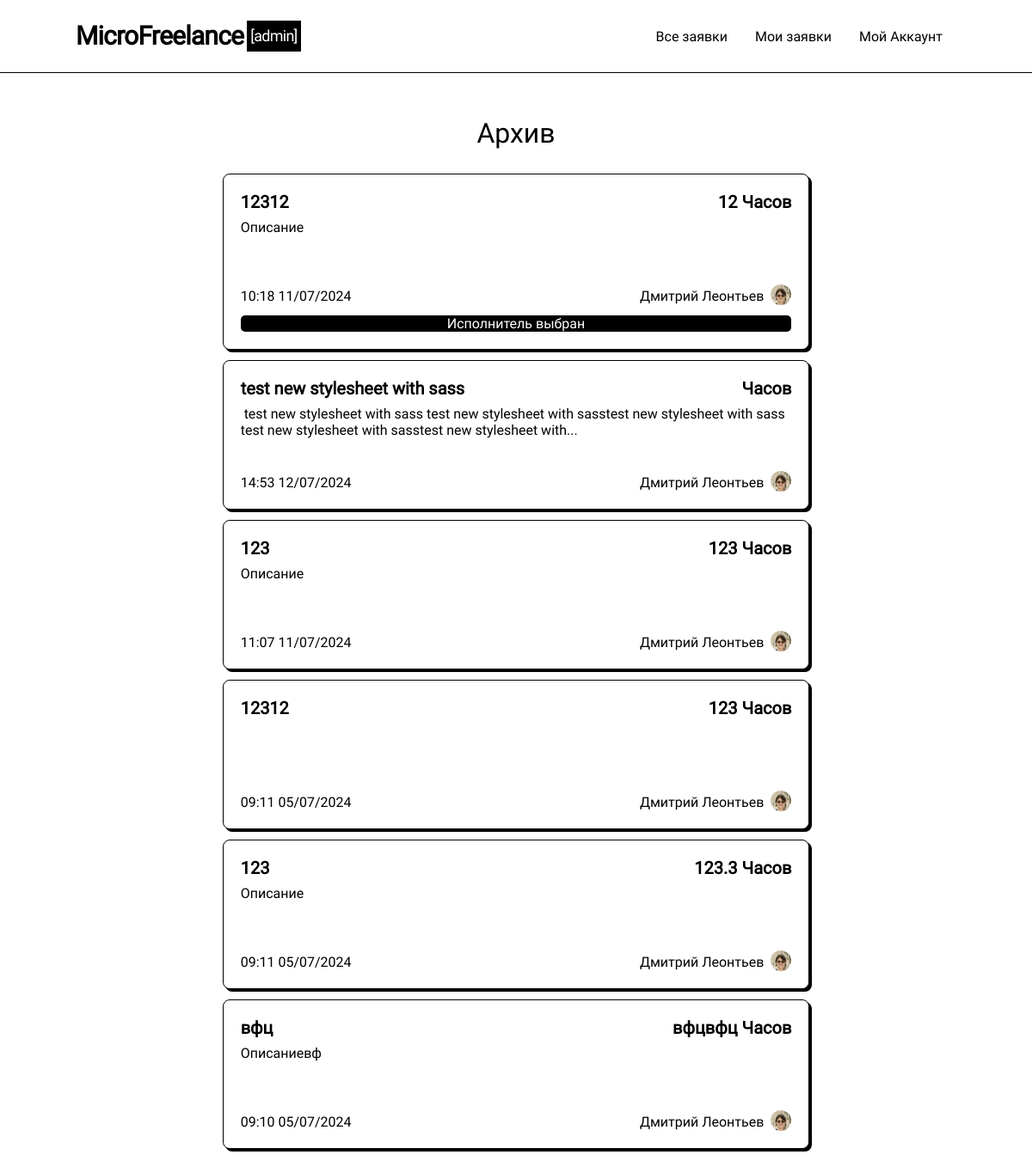
The app's page /archive (signed in) with its own data.
### models.py (models this page shows, shortened)
class User(UserMixin, db.Model):
    __table_name__ = "users"
    id: Mapped[int]                         = mapped_column(primary_key=True)
    login: Mapped[str]                      = mapped_column(String(64), index=True, unique=True)
    password_hash: Mapped[Optional[str]]    = mapped_column(String(256))
    name: Mapped[Optional[str]]             = mapped_column(String(64))
    aboutme: Mapped[Optional[str]]          = mapped_column(String(256))
    contact_info: Mapped[Optional[str]]     = mapped_column(String(256))
    account_type: Mapped[str]               = mapped_column(String(256), default='student')

class Post(db.Model):
    __table_name__ = "posts"
    id: Mapped[int]                         = mapped_column(primary_key=True)
    title: Mapped[str]                      = mapped_column(String(64))
    data: Mapped[str]                       = mapped_column(String(256))
    data_text: Mapped[str]                  = mapped_column(String(256))
    coast: Mapped[str]                      = mapped_column(String(64))
    currency: Mapped[str]                   = mapped_column(String(64))
    author_id: Mapped[int]                  = mapped_column(ForeignKey(User.id))
    create_date: Mapped[datetime.datetime]  = mapped_column(DateTime(timezone=True), server_default=func.now())
    update_date: Mapped[datetime.datetime]  = mapped_column(DateTime(timezone=True), server_default=func.now())
    selected: Mapped[bool]                  = mapped_column(default=False)
    selected_date: Mapped[Optional[datetime.datetime]] = mapped_column(DateTime(timezone=True))
    archived: Mapped[bool]                  = mapped_column(default=False)
    archived_date: Mapped[Optional[datetime.datetime]] = mapped_column(DateTime(timezone=True))
    selected_respond_author_id: Mapped[Optional[int]] = mapped_column()
    respond: Mapped[list["PostRespond"]]    = relationship(back_populates="post", cascade="all, delete")
    author: Mapped["User"] = relationship()

### routes.py (the view)
@app.route('/')
@app.route('/archive/')
@app.route('/archive')
def archive(filter = None):
    query = sa.select(Post)                                         \
        .where(Post.archived == True)                               \
        .where(sa.or_(Post.author_id == current_user.id, Post.selected_respond_author_id == current_user.id)) \
        .order_by(Post.selected.desc(), Post.update_date.desc())
    return render_template('post_list.html', tasks = list(db.session.scalars(query)), create_new = False, title='Архив', current_user=current_user, null_message='В архиве пусто....')

### models.py (called while the page is built)
@login.user_loader
def load_user(id):
  return db.session.get(User, int(id))

### templates/post_list.html (shortened to what this page needs)
{% extends 'base/base.html' %}
{% block content %}
<div class="list">
    {% if title %}
        <p class="list_title">{{ title }}</p>
    {% endif %}
    {% for task in tasks %}
        <a href="/post/{{ task.id }}">
            <div class="post">
                <div class="top-line">
                    <p class="title"> {{ task.title }} </p>
                    <p class="coast">{{ task.coast  }} {{ task.currency }}</p>
                </div>
                <p class="about">{{ task.data_text|truncate(150) }}</p>
                <div class="bottom-line">
                    <p class="date"> {{ task.create_date.strftime("%H:%M %d/%m/%Y") }} </p>
                    <div class="author">
                        <p class="name">{{ task.author.name }}</p>
                        <img class="avatar" src="{{ url_for('static', filename='avatars/' + task.author.login + '.webp') }}">
                    </div>
                </div>
                {% if task.selected %}
                    <div class="selected">
                        <span> Исполнитель выбран</span>
                    </div>
                {% endif %}
            </div>
        </a>
    {% endfor %}
</div>
{% endblock %}

### templates/base/header.html (shortened to what this page needs)
<nav class="nav-desktop">
    <div class="content">
      <div class="logo">
        <a href="/"> MicroFreelance</a>
        <span class="account-type">[{{current_user.account_type}}]</span>
      </div>
      <div class="tabs">
          <a class="tab" href="/all-tasks"> Все заявки </a>
          <a class="tab" href="/my-tasks">  Мои заявки </a>
          <div class="dropdown">
            <a class="tab" href="/login">   Мой Аккаунт</a>
          </div>
      </div>
  </div>
</nav>

### static/compile.css (style rules this page uses)
html, :host { line-height: 1.5; -webkit-text-size-adjust: 100%; -moz-tab-size: 4; -o-tab-size: 4; tab-size: 4; font-family: Roboto; font-feature-settings: normal; font-variation-settings: normal; -webkit-tap-highlight-color: transparent; }
body { margin: 0; line-height: inherit; }
a { color: inherit; text-decoration: inherit; }
blockquote, dl, dd, h1, h2, h3, h4, h5, h6, hr, figure, p, pre { margin: 0; }
img, svg, video, canvas, audio, iframe, embed, object { display: block; vertical-align: middle; }
img, video { max-width: 100%; height: auto; }

### records on screen
User: account_type "admin"
Post: title "12312", coast "12", currency "Часов", data_text "Описание", create_date "10:18 11/07/2024", author.name "Дмитрий Леонтьев", login (picture), selected "Исполнитель выбран"
Post: title "test new stylesheet with sass", currency "Часов", data_text "test new stylesheet with sass test new stylesheet with sasstest new stylesheet with sass test new stylesheet with sasstest new stylesheet with...", create_date "14:53 12/07/2024", author.name "Дмитрий Леонтьев", login (picture)
Post: title "123", coast "123", currency "Часов", data_text "Описание", create_date "11:07 11/07/2024", author.name "Дмитрий Леонтьев", login (picture)
Post: title "12312", coast "123", currency "Часов", create_date "09:11 05/07/2024", author.name "Дмитрий Леонтьев", login (picture)
Post: title "123", coast "123.3", currency "Часов", data_text "Описание", create_date "09:11 05/07/2024", author.name "Дмитрий Леонтьев", login (picture)
Post: title "вфц", coast "вфцвфц", currency "Часов", data_text "Описаниевф", create_date "09:10 05/07/2024", author.name "Дмитрий Леонтьев", login (picture)

### other values on screen
{{ title }} "Архив"
